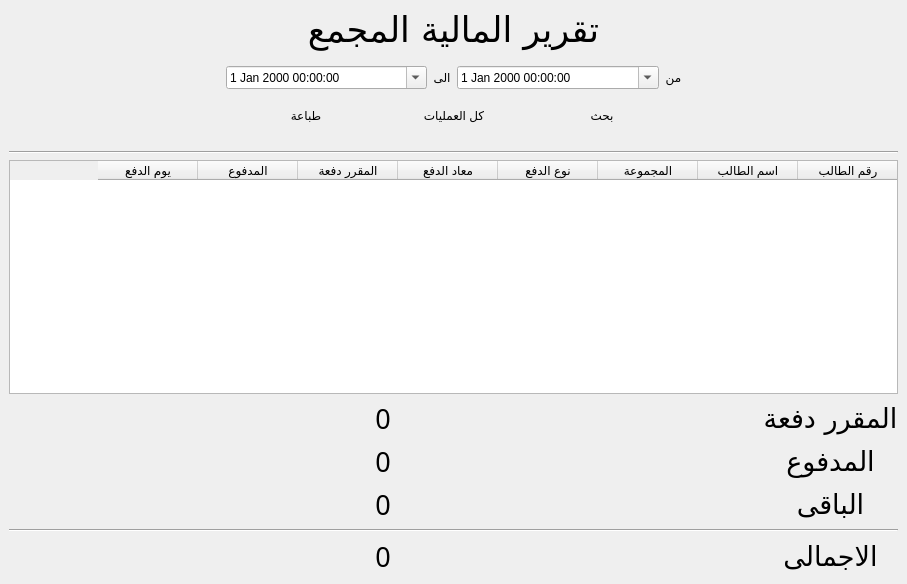
<?xml version="1.0" encoding="UTF-8"?>
<ui version="4.0">
 <class>Form</class>
 <widget class="QWidget" name="Form">
  <property name="geometry">
   <rect>
    <x>0</x>
    <y>0</y>
    <width>907</width>
    <height>584</height>
   </rect>
  </property>
  <property name="windowTitle">
   <string>Form</string>
  </property>
  <layout class="QVBoxLayout" name="verticalLayout">
   <property name="spacing">
    <number>0</number>
   </property>
   <property name="margin">
    <number>0</number>
   </property>
   <item>
    <widget class="QWidget" name="widget" native="true">
     <layout class="QGridLayout" name="gridLayout_2">
      <item row="8" column="1">
       <widget class="QLabel" name="label_5">
        <property name="font">
         <font>
          <family>AlArabiya</family>
          <pointsize>20</pointsize>
         </font>
        </property>
        <property name="text">
         <string>الاجمالى</string>
        </property>
        <property name="alignment">
         <set>Qt::AlignCenter</set>
        </property>
       </widget>
      </item>
      <item row="7" column="0" colspan="2">
       <widget class="Line" name="line">
        <property name="orientation">
         <enum>Qt::Horizontal</enum>
        </property>
       </widget>
      </item>
      <item row="5" column="0">
       <widget class="QLabel" name="baid_lbl">
        <property name="sizePolicy">
         <sizepolicy hsizetype="Expanding" vsizetype="Preferred">
          <horstretch>0</horstretch>
          <verstretch>0</verstretch>
         </sizepolicy>
        </property>
        <property name="font">
         <font>
          <family>AlArabiya</family>
          <pointsize>20</pointsize>
         </font>
        </property>
        <property name="text">
         <string>0</string>
        </property>
        <property name="alignment">
         <set>Qt::AlignCenter</set>
        </property>
       </widget>
      </item>
      <item row="8" column="0">
       <widget class="QLabel" name="tottal_lbl">
        <property name="font">
         <font>
          <family>AlArabiya</family>
          <pointsize>20</pointsize>
         </font>
        </property>
        <property name="text">
         <string>0</string>
        </property>
        <property name="alignment">
         <set>Qt::AlignCenter</set>
        </property>
       </widget>
      </item>
      <item row="2" column="0" colspan="2">
       <widget class="Line" name="line_2">
        <property name="orientation">
         <enum>Qt::Horizontal</enum>
        </property>
       </widget>
      </item>
      <item row="1" column="0" colspan="2">
       <widget class="QWidget" name="widget_51" native="true">
        <property name="sizePolicy">
         <sizepolicy hsizetype="Preferred" vsizetype="Preferred">
          <horstretch>0</horstretch>
          <verstretch>0</verstretch>
         </sizepolicy>
        </property>
        <layout class="QGridLayout" name="gridLayout_23">
         <item row="0" column="3">
          <widget class="QDateTimeEdit" name="st_dt">
           <property name="calendarPopup">
            <bool>true</bool>
           </property>
          </widget>
         </item>
         <item row="0" column="2">
          <widget class="QLabel" name="label_93">
           <property name="sizePolicy">
            <sizepolicy hsizetype="Fixed" vsizetype="Preferred">
             <horstretch>0</horstretch>
             <verstretch>0</verstretch>
            </sizepolicy>
           </property>
           <property name="text">
            <string>الى</string>
           </property>
           <property name="alignment">
            <set>Qt::AlignCenter</set>
           </property>
          </widget>
         </item>
         <item row="0" column="4">
          <widget class="QLabel" name="label_92">
           <property name="sizePolicy">
            <sizepolicy hsizetype="Fixed" vsizetype="Preferred">
             <horstretch>0</horstretch>
             <verstretch>0</verstretch>
            </sizepolicy>
           </property>
           <property name="text">
            <string>من</string>
           </property>
           <property name="alignment">
            <set>Qt::AlignCenter</set>
           </property>
          </widget>
         </item>
         <item row="0" column="1">
          <widget class="QDateTimeEdit" name="end_dt">
           <property name="calendarPopup">
            <bool>true</bool>
           </property>
          </widget>
         </item>
         <item row="0" column="5">
          <widget class="QWidget" name="widget_55" native="true"/>
         </item>
         <item row="0" column="0">
          <widget class="QWidget" name="widget_54" native="true"/>
         </item>
         <item row="1" column="1" colspan="4">
          <widget class="QWidget" name="widget_2" native="true">
           <layout class="QHBoxLayout" name="horizontalLayout">
            <item>
             <widget class="QPushButton" name="print_btn">
              <property name="text">
               <string>طباعة</string>
              </property>
              <property name="icon">
               <iconset>
                <normaloff>:/n/img/Printer Door Open Filled-100.png</normaloff>:/n/img/Printer Door Open Filled-100.png</iconset>
              </property>
              <property name="iconSize">
               <size>
                <width>50</width>
                <height>50</height>
               </size>
              </property>
              <property name="flat">
               <bool>true</bool>
              </property>
             </widget>
            </item>
            <item>
             <widget class="QPushButton" name="all_btn">
              <property name="text">
               <string>كل العمليات</string>
              </property>
              <property name="icon">
               <iconset>
                <normaloff>:/n/img/icons8-Select All-100.png</normaloff>:/n/img/icons8-Select All-100.png</iconset>
              </property>
              <property name="iconSize">
               <size>
                <width>50</width>
                <height>50</height>
               </size>
              </property>
              <property name="flat">
               <bool>true</bool>
              </property>
             </widget>
            </item>
            <item>
             <widget class="QPushButton" name="search_btn">
              <property name="text">
               <string>بحث</string>
              </property>
              <property name="icon">
               <iconset>
                <normaloff>:/n/img/Search-100.png</normaloff>:/n/img/Search-100.png</iconset>
              </property>
              <property name="iconSize">
               <size>
                <width>50</width>
                <height>50</height>
               </size>
              </property>
              <property name="flat">
               <bool>true</bool>
              </property>
             </widget>
            </item>
           </layout>
          </widget>
         </item>
        </layout>
       </widget>
      </item>
      <item row="6" column="0">
       <widget class="QLabel" name="rest_lbl">
        <property name="font">
         <font>
          <family>AlArabiya</family>
          <pointsize>20</pointsize>
         </font>
        </property>
        <property name="text">
         <string>0</string>
        </property>
        <property name="alignment">
         <set>Qt::AlignCenter</set>
        </property>
       </widget>
      </item>
      <item row="6" column="1">
       <widget class="QLabel" name="label_2">
        <property name="font">
         <font>
          <family>AlArabiya</family>
          <pointsize>20</pointsize>
         </font>
        </property>
        <property name="text">
         <string>الباقى</string>
        </property>
        <property name="alignment">
         <set>Qt::AlignCenter</set>
        </property>
       </widget>
      </item>
      <item row="4" column="0">
       <widget class="QLabel" name="all_lbl">
        <property name="font">
         <font>
          <family>AlArabiya</family>
          <pointsize>20</pointsize>
         </font>
        </property>
        <property name="text">
         <string>0</string>
        </property>
        <property name="alignment">
         <set>Qt::AlignCenter</set>
        </property>
       </widget>
      </item>
      <item row="4" column="1">
       <widget class="QLabel" name="label">
        <property name="font">
         <font>
          <family>AlArabiya</family>
          <pointsize>20</pointsize>
         </font>
        </property>
        <property name="text">
         <string>المقرر دفعة</string>
        </property>
        <property name="alignment">
         <set>Qt::AlignCenter</set>
        </property>
       </widget>
      </item>
      <item row="0" column="0" colspan="2">
       <widget class="QLabel" name="label_38">
        <property name="sizePolicy">
         <sizepolicy hsizetype="Expanding" vsizetype="Preferred">
          <horstretch>0</horstretch>
          <verstretch>0</verstretch>
         </sizepolicy>
        </property>
        <property name="font">
         <font>
          <family>AlArabiya</family>
          <pointsize>26</pointsize>
          <weight>50</weight>
          <italic>false</italic>
          <bold>false</bold>
         </font>
        </property>
        <property name="text">
         <string>تقرير المالية المجمع</string>
        </property>
        <property name="alignment">
         <set>Qt::AlignCenter</set>
        </property>
       </widget>
      </item>
      <item row="5" column="1">
       <widget class="QLabel" name="label_134">
        <property name="font">
         <font>
          <family>AlArabiya</family>
          <pointsize>20</pointsize>
         </font>
        </property>
        <property name="text">
         <string>المدفوع</string>
        </property>
        <property name="alignment">
         <set>Qt::AlignCenter</set>
        </property>
       </widget>
      </item>
      <item row="3" column="0" colspan="2">
       <widget class="QTableWidget" name="all_items">
        <property name="sizePolicy">
         <sizepolicy hsizetype="Expanding" vsizetype="Expanding">
          <horstretch>0</horstretch>
          <verstretch>10</verstretch>
         </sizepolicy>
        </property>
        <property name="layoutDirection">
         <enum>Qt::RightToLeft</enum>
        </property>
        <property name="editTriggers">
         <set>QAbstractItemView::NoEditTriggers</set>
        </property>
        <column>
         <property name="text">
          <string>رقم الطالب</string>
         </property>
        </column>
        <column>
         <property name="text">
          <string>اسم الطالب</string>
         </property>
        </column>
        <column>
         <property name="text">
          <string>المجموعة</string>
         </property>
        </column>
        <column>
         <property name="text">
          <string>نوع الدفع</string>
         </property>
        </column>
        <column>
         <property name="text">
          <string>معاد الدفع</string>
         </property>
        </column>
        <column>
         <property name="text">
          <string>المقرر دفعة</string>
         </property>
        </column>
        <column>
         <property name="text">
          <string>المدفوع</string>
         </property>
        </column>
        <column>
         <property name="text">
          <string>يوم الدفع</string>
         </property>
        </column>
       </widget>
      </item>
     </layout>
    </widget>
   </item>
  </layout>
 </widget>
 <resources>
  <include location="../../tbat_v1/views/source.qrc"/>
 </resources>
 <connections/>
</ui>
